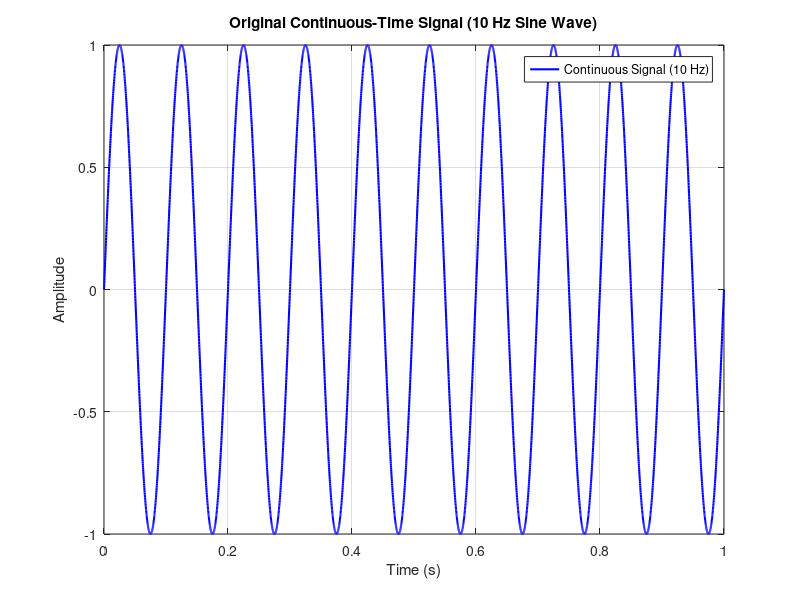
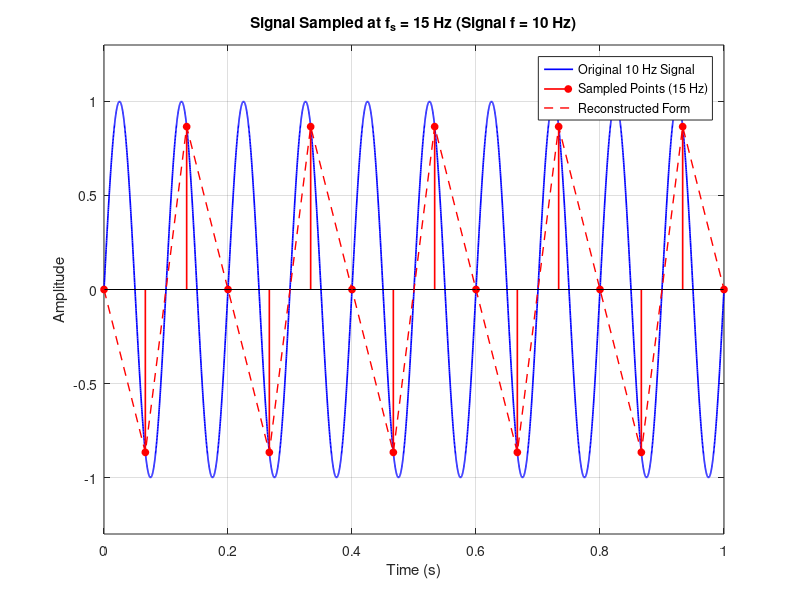
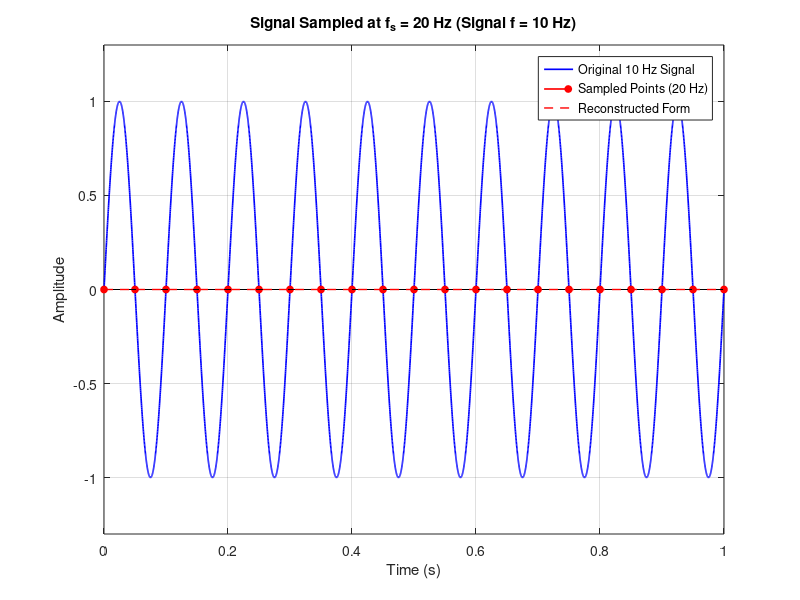
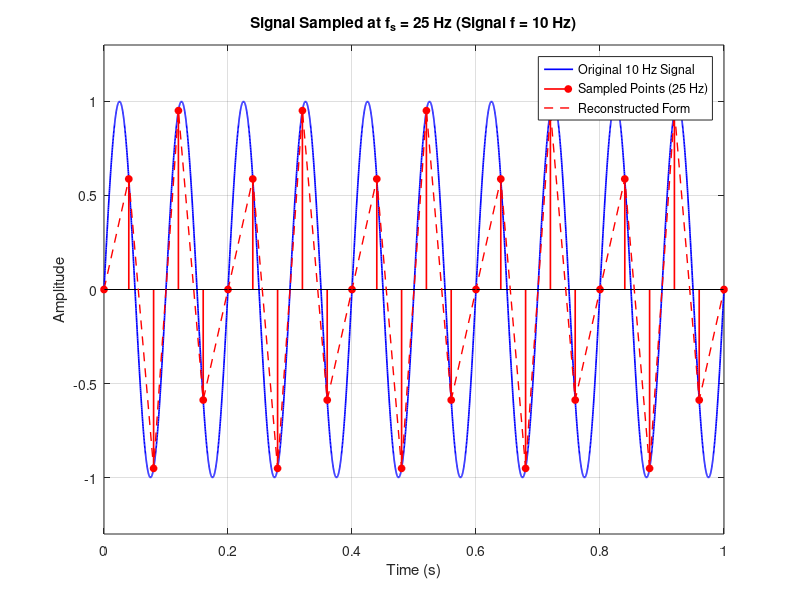

MATLAB code to generate these figures, in order:
%% Lecture 02: Sampling and Aliasing Investigation

%% --- Task 1: Create the Original Signal ---
f_sig = 10;                     % Signal frequency = 10 Hz
duration = 1.0;                 % Duration = 1 second

% High sampling frequency to emulate a continuous-time analog signal
fs_cont = 5000;                 
t_cont = 0:1/fs_cont:duration;  
x_cont = sin(2 * pi * f_sig * t_cont);

% Plot continuous-time signal
fig1 = figure('Name', 'Task 1: Original Signal', 'Color', 'w');
plot(t_cont, x_cont, 'b-', 'LineWidth', 1.5);
title('Original Continuous-Time Signal (10 Hz Sine Wave)');
xlabel('Time (s)');
ylabel('Amplitude');
grid on;
legend('Continuous Signal (10 Hz)', 'Location', 'northeast');

% Save Task 1 figure
saveas(fig1, 'original_signal.png');

%% --- Task 2: Investigate Different Sampling Frequencies ---
fs_list = [15, 20, 25, 50, 100];

for k = 1:length(fs_list)
    fs = fs_list(k);
    t_samp = 0:1/fs:duration;
    x_samp = sin(2 * pi * f_sig * t_samp);

    % Create individual figures matching assignment requirements
    fig = figure('Name', sprintf('Sampling at %d Hz', fs), 'Color', 'w');

    % Plot reference continuous signal
    plot(t_cont, x_cont, 'b-', 'LineWidth', 1.2, 'DisplayName', 'Original 10 Hz Signal');
    hold on;

    % Overlay discrete sampled points with stem markers
    stem(t_samp, x_samp, 'r', 'filled', 'LineWidth', 1.2, ...
        'MarkerSize', 5, 'DisplayName', sprintf('Sampled Points (%d Hz)', fs));

    % Visual reconstruction helper (connecting discrete samples)
    plot(t_samp, x_samp, 'r--', 'LineWidth', 1.0, 'DisplayName', 'Reconstructed Form');

    hold off;
    title(sprintf('Signal Sampled at f_s = %d Hz (Signal f = 10 Hz)', fs));
    xlabel('Time (s)');
    ylabel('Amplitude');
    ylim([-1.3 1.3]);
    grid on;
    legend('Location', 'northeast');

    % Save each figure with the exact required filename
    filename = sprintf('sampling_%dHz.png', fs);
    saveas(fig, filename);
end

disp('All tasks executed and figures saved successfully.');
